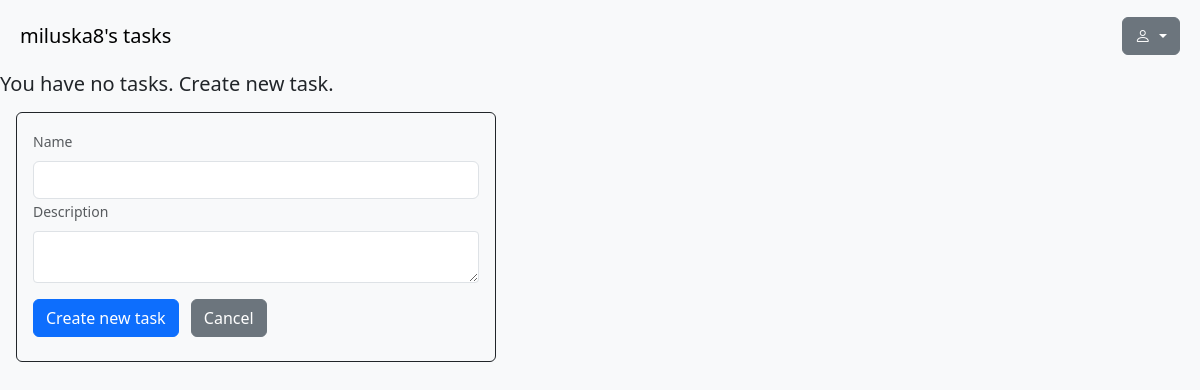
/ (signed in), run on an earlier commit of the app's database.
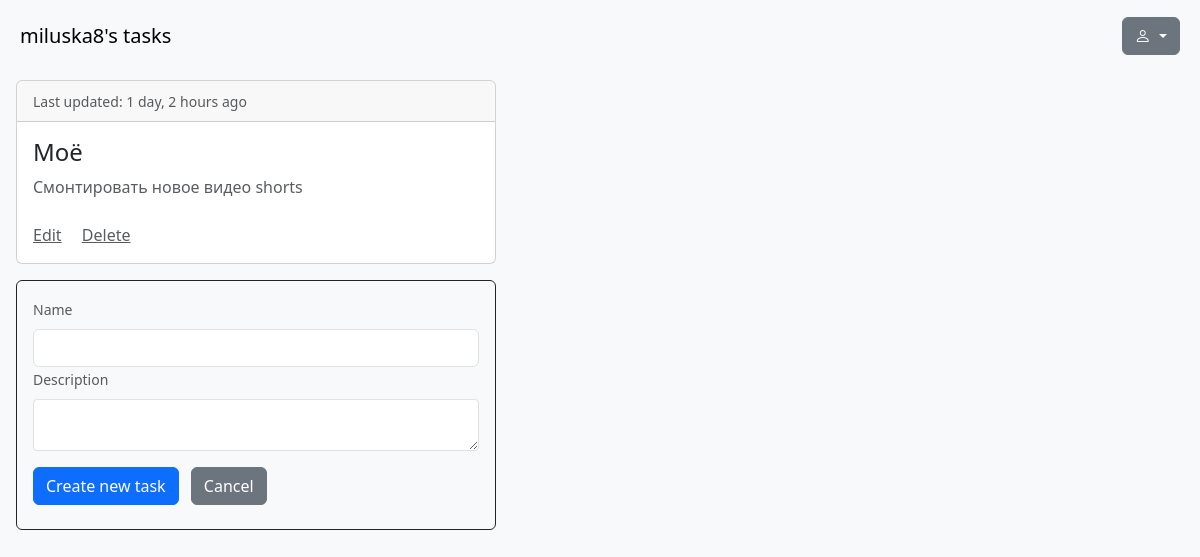
And on a later commit of the database.
### home/models.py (models this page shows, shortened)
class Task(models.Model):
    name = models.CharField(max_length=128)
    description = models.TextField(null=True, blank=True)
    owner = models.ForeignKey(settings.AUTH_USER_MODEL, on_delete=models.CASCADE)
    created_at = models.DateTimeField(auto_now_add=True)
    updated_at = models.DateTimeField(auto_now=True)

### home/views.py (the view)
# urls.py: path('', views.TaskListView.as_view(), name='all'),
class TaskListView(OwnerListView):
    model = Task
    def get_context_data(self, **kwargs):
        context = super().get_context_data(**kwargs)
        tasks = Task.objects.filter(owner=self.request.user).order_by('-updated_at')
        paginator = Paginator(tasks, 3)  # Show 3 tasks per page
        page_number = self.request.GET.get('page')
        page_obj = paginator.get_page(page_number)
        form = TaskForm()
        context['create_form'] = form
        context['page_obj'] = page_obj
        return context

### home/forms.py
class TaskForm(forms.ModelForm):
    class Meta:
        model = Task
        fields = ['name', 'description']

### home/owner.py (called while the page is built)
    def get_queryset(self):
        qs = super(OwnerListView, self).get_queryset()
        return qs.filter(owner=self.request.user).order_by("-updated_at")

### templates/home/task_list.html (shortened to what this page needs)
{% extends "base.html" %}
{% load humanize %}
{% load static %}
{% block content %}
    <nav class="navbar navbar-expand-lg navbar-light bg-light m-2">
        <div class="container-fluid">
            <div class="navbar-brand">{{ user.username }}'s tasks</div>
    <div class="dropdown">
        <button class="btn btn-secondary dropdown-toggle" type="button" id="dropdownMenuButton" data-bs-toggle="dropdown" aria-expanded="false" aria-haspopup="true">
            <i class="bi bi-person"></i>
        </button>
    </div>
    </div>
    </nav>
{% if page_obj %}
  {% for task in page_obj %}
      {% if task.id != object.id %}
          <div class="card text-dark m-3" style="max-width: 30rem;">
              {% include 'home/task.html' %}
          </div>
      {% endif %}
  {% endfor %}
{% else %}
  <h5>You have no tasks. Create new task.</h5>
{% endif %}
<div class="card border-dark text-black m-3 bg-light" style="max-width: 30rem;">
<div class="card-body">
    <form action="{% url 'home:task_create' %}" method="post">
      <div class="card-text">
          <label class="form-label text-muted" for="creating_name"><small>Name</small></label>
          <input class="form-control form-control" type="text" id="creating_name" name="name" required/>
      </div>
      <div class="card-text text-muted mb-2">
          <label class="form-label text-muted" for="creating_description"><small>Description</small></label>
          <textarea class="form-control form-control-sm" type="text" id="creating_description" name="description"></textarea>
      </div>
    <input class="btn btn-primary" type="submit" value="Create new task">
    <input class="btn btn-secondary m-2" type="submit" value="Cancel" onclick="window.location.href='{% url 'home:all' %}';return false;">
</form>
    </div>
</div>
{% endblock %}

### templates/home/task.html
{% load humanize %}
{% load static %}
<div class="card-header">
  <small class="text-muted">Last updated: {{ task.updated_at|naturaltime }}</small>
</div>
<div class="card-body">
  <div class="card-title">
      <h4>{{ task.name }}</h4>
  </div>
  <div class="card-text text-muted">{{ task.description }}</div> <br>
  <a class="card-link text-muted" href="{% url 'home:task_update' task.id %}">Edit</a>
  <a class="card-link text-muted" href="{% url 'home:task_delete' task.id %}">Delete</a>
</div>

What changed in the data, as far as the page shows it:
added Task: updated_at "1 day, 2 hours ago", name "Моё", description "Смонтировать новое видео shorts"
Also different on the page:
text no longer shown: "You have no tasks. Create new task."
